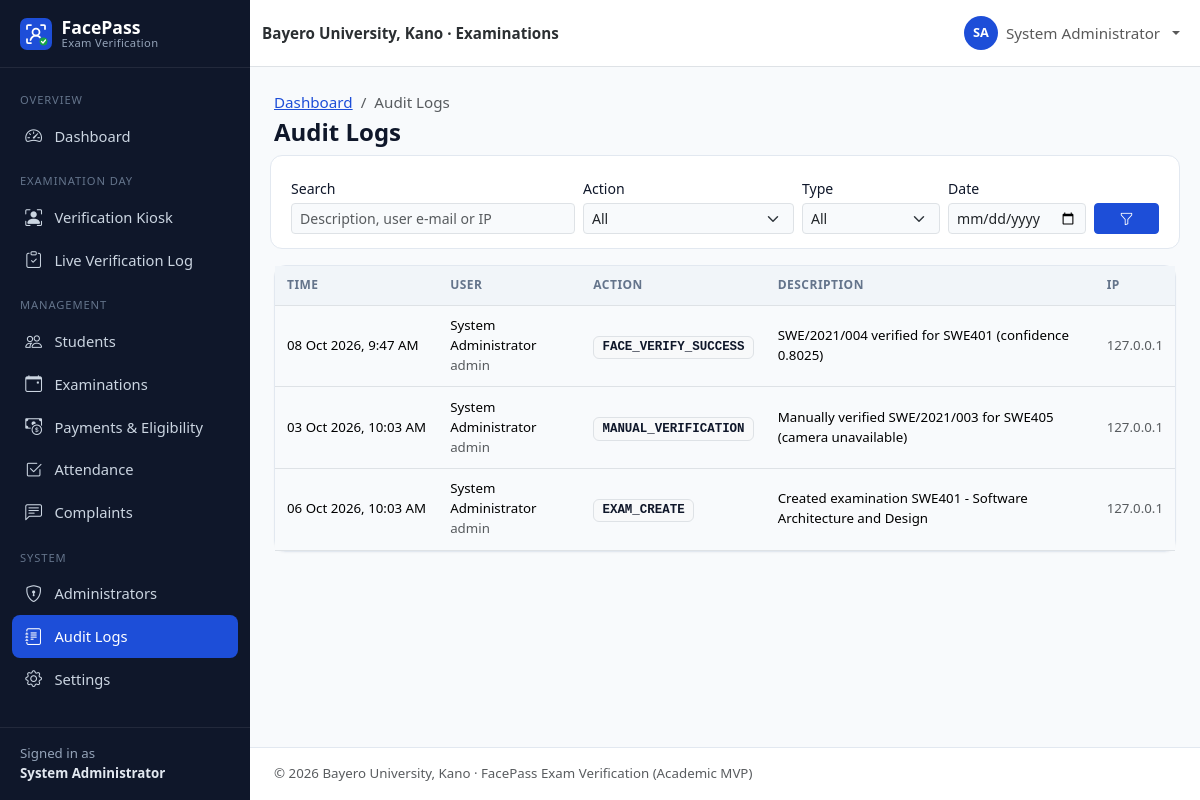
The app's page /admin/audit-logs.php (signed in) with its own data.
### tables this page shows
CREATE TABLE users (
    id               INT UNSIGNED NOT NULL AUTO_INCREMENT,
    student_id       VARCHAR(30)  NULL,                 
    first_name       VARCHAR(60)  NOT NULL,
    last_name        VARCHAR(60)  NOT NULL,
    email            VARCHAR(120) NOT NULL,
    phone            VARCHAR(20)  NULL,
    password         VARCHAR(255) NOT NULL,             
    role             ENUM('admin','student') NOT NULL DEFAULT 'student',
    department       VARCHAR(100) NULL,
    level            VARCHAR(10)  NULL,                 
    faculty          VARCHAR(100) NULL,
    face_registered  TINYINT(1)   NOT NULL DEFAULT 0,
    account_status   ENUM('active','inactive','suspended') NOT NULL DEFAULT 'active',
    created_at       TIMESTAMP    NOT NULL DEFAULT CURRENT_TIMESTAMP,
    updated_at       TIMESTAMP    NOT NULL DEFAULT CURRENT_TIMESTAMP ON UPDATE CURRENT_TIMESTAMP,
    PRIMARY KEY (id),
    UNIQUE KEY uq_users_student_id (student_id),
    UNIQUE KEY uq_users_email (email),
    KEY idx_users_role (role),
    KEY idx_users_dept_level (department, level),
    KEY idx_users_status (account_status)
);

CREATE TABLE audit_logs (
    id           BIGINT UNSIGNED NOT NULL AUTO_INCREMENT,
    user_id      INT UNSIGNED NULL,                     
    action       VARCHAR(50)  NOT NULL,                 
    description  TEXT         NULL,
    ip_address   VARCHAR(45)  NULL,
    created_at   TIMESTAMP    NOT NULL DEFAULT CURRENT_TIMESTAMP,
    PRIMARY KEY (id),
    KEY idx_audit_action (action),
    KEY idx_audit_created (created_at),
    KEY idx_audit_ip_action (ip_address, action, created_at),
    CONSTRAINT fk_audit_user FOREIGN KEY (user_id)
        REFERENCES users (id) ON DELETE SET NULL ON UPDATE CASCADE
);

### includes/functions.php (called while the page is built, shortened)
<?php
function e($value): string
{
    return htmlspecialchars((string) ($value ?? ''), ENT_QUOTES | ENT_SUBSTITUTE, 'UTF-8');
}
function base_url(): string
{
    static $base = null;
    if ($base !== null) {
        return $base;
    }
    $docRoot = realpath($_SERVER['DOCUMENT_ROOT'] ?? '') ?: '';
    $root = realpath(ROOT_PATH) ?: ROOT_PATH;
    $docRoot = str_replace('\\', '/', $docRoot);
    $root = str_replace('\\', '/', $root);
    $relative = '';
    if ($docRoot !== '' && stripos($root, $docRoot) === 0) {
        $relative = trim(substr($root, strlen($docRoot)), '/');
    }
    $base = $relative === '' ? '' : '/' . $relative;
    return $base;
}
function url(string $path = ''): string
{
    return base_url() . '/' . ltrim($path, '/');
}
function get_str(string $key, int $maxLen = 100): string
{
    $value = $_GET[$key] ?? '';
    return is_string($value) ? mb_substr(trim($value), 0, $maxLen) : '';
}
function get_int(string $key, int $default = 0): int
{
    $value = filter_var($_GET[$key] ?? null, FILTER_VALIDATE_INT);
    return $value === false || $value === null ? $default : $value;
}
function full_name(array $row): string
{
    return trim(($row['first_name'] ?? '') . ' ' . ($row['last_name'] ?? ''));
}
function fmt_datetime(?string $dt): string
{
    return $dt ? date('d M Y, g:i A', strtotime($dt)) : '—';
}
function paginate(int $total, int $perPage = 15): array
{
    $pages = max(1, (int) ceil($total / $perPage));
    $page = min(max(1, get_int('page', 1)), $pages);
    return [$page, $perPage, ($page - 1) * $perPage, $pages];
}

### config/database.php (called while the page is built, shortened)
<?php
function db(): PDO
{
    static $pdo = null;
    if ($pdo === null) {
        $dsn = sprintf(
            'mysql:host=%s;port=%s;dbname=%s;charset=utf8mb4',
            DB_HOST,
            DB_PORT,
            DB_NAME
        );
        $pdo = new PDO($dsn, DB_USER, DB_PASS, [
            PDO::ATTR_ERRMODE            => PDO::ERRMODE_EXCEPTION,
            PDO::ATTR_DEFAULT_FETCH_MODE => PDO::FETCH_ASSOC,
            PDO::ATTR_EMULATE_PREPARES   => false,
        ]);
        $offset = (new DateTime('now', new DateTimeZone(APP_TIMEZONE)))->format('P');
        $stmt = $pdo->prepare('SET time_zone = ?');
        $stmt->execute([$offset]);
    }
    return $pdo;
}

### includes/auth.php (called while the page is built, shortened)
<?php
function current_user(): ?array
{
    static $user = false;
    if ($user !== false) {
        return $user;
    }
    $user = null;
    if (!empty($_SESSION['user_id'])) {
        $stmt = db()->prepare('SELECT * FROM users WHERE id = ?');
        $stmt->execute([(int) $_SESSION['user_id']]);
        $row = $stmt->fetch();
        if ($row && $row['account_status'] === 'active' && $row['role'] === ($_SESSION['role'] ?? '')) {
            $user = $row;
        } else {
            logout_user();
        }
    }
    return $user;
}
function requireLogin(): array
{
    $user = current_user();
    return $user;
}
function requireAdmin(): array
{
    $user = requireLogin();
    return $user;
}

### admin/audit-logs.php (the view, shortened to what this page needs)
<?php
require_once __DIR__ . '/../includes/bootstrap.php';
requireAdmin();
$pdo = db();
$q = get_str('q');
$action = get_str('action', 50);
$type = get_str('type', 20);
$date = get_str('date', 10);
$where = ['1=1'];
$params = [];
$whereSql = implode(' AND ', $where);
$from = 'FROM audit_logs l LEFT JOIN users u ON u.id = l.user_id';
$stmt = $pdo->prepare("SELECT COUNT(*) $from WHERE $whereSql");
$stmt->execute($params);
[$page, $perPage, $offset, $pages] = paginate((int) $stmt->fetchColumn(), 25);
$stmt = $pdo->prepare("SELECT l.*, u.first_name, u.last_name, u.role $from WHERE $whereSql ORDER BY l.id DESC LIMIT $perPage OFFSET $offset");
$stmt->execute($params);
$logs = $stmt->fetchAll();
$actions = $pdo->query('SELECT DISTINCT action FROM audit_logs ORDER BY action')->fetchAll(PDO::FETCH_COLUMN);
$pageTitle = 'Audit Logs';
$breadcrumbs = ['Dashboard' => 'admin/dashboard.php', 'Audit Logs' => null];
require __DIR__ . '/../includes/header.php';
?>
<form class="filter-bar row g-2 align-items-end" method="get">
    <div class="col-md-4"><label class="form-label small mb-1" for="q">Search</label>
        <input type="search" class="form-control form-control-sm" id="q" name="q" value="<?= e($q) ?>" placeholder="Description, user e-mail or IP"></div>
    <div class="col-md-3"><label class="form-label small mb-1" for="action">Action</label>
        <select class="form-select form-select-sm" id="action" name="action" data-autosubmit><option value="">All</option>
            <?php foreach ($actions as $a): ?><option <?= $action === $a ? 'selected' : '' ?>><?= e($a) ?></option><?php endforeach; ?></select></div>
    <div class="col-md-2"><label class="form-label small mb-1" for="type">Type</label>
        <select class="form-select form-select-sm" id="type" name="type" data-autosubmit><option value="">All</option>
            <option value="verification" <?= $type === 'verification' ? 'selected' : '' ?>>Verification attempts</option></select></div>
    <div class="col-md-2"><label class="form-label small mb-1" for="date">Date</label>
        <input type="date" class="form-control form-control-sm" id="date" name="date" value="<?= e($date) ?>"></div>
    <div class="col-md-1"><button class="btn btn-sm btn-primary w-100"><i class="bi bi-funnel"></i></button></div>
</form>
<div class="card">
    <div class="table-responsive">
        <table class="table table-sm table-hover align-middle table-card">
            <thead><tr><th>Time</th><th>User</th><th>Action</th><th>Description</th><th>IP</th></tr></thead>
            <tbody>
            <?php foreach ($logs as $l): ?>
                <tr>
                    <td class="small text-nowrap"><?= e(fmt_datetime($l['created_at'])) ?></td>
                    <td class="small"><?= $l['first_name'] ? e(full_name($l)) . '<br><span class="text-muted">' . e($l['role']) . '</span>' : '<span class="text-muted">—</span>' ?></td>
                    <td><span class="audit-action badge bg-light text-dark border"><?= e($l['action']) ?></span></td>
                    <td class="small"><?= e($l['description']) ?></td>
                    <td class="small text-muted"><?= e($l['ip_address']) ?></td>
                </tr>
            <?php endforeach; ?>
            </tbody>
        </table>
    </div>
</div>
<?php require __DIR__ . '/../includes/footer.php'; ?>

### includes/header.php (shortened to what this page needs)
<?php
$pageTitle = $pageTitle ?? APP_NAME;
$layout = $layout ?? 'app';
$breadcrumbs = $breadcrumbs ?? [];
$bodyClass = $bodyClass ?? '';
$user = current_user();
$role = $user['role'] ?? null;
?>
<!doctype html>
<html lang="en">
<head>
    <link rel="stylesheet" href="<?= e(url('assets/vendor/bootstrap/bootstrap.min.css')) ?>">
    <link rel="stylesheet" href="<?= e(url('assets/vendor/bootstrap-icons/bootstrap-icons.min.css')) ?>">
    <link rel="stylesheet" href="<?= e(url('assets/css/style.css')) ?>">
    <?php if ($role === 'admin'): ?>
        <link rel="stylesheet" href="<?= e(url('assets/css/admin.css')) ?>">
    <?php elseif ($role === 'student'): ?>
        <link rel="stylesheet" href="<?= e(url('assets/css/student.css')) ?>">
    <?php endif; ?>
</head>
<body class="<?= e(trim("layout-$layout $bodyClass")) ?>">
<?php if ($layout === 'app' && $user): ?>
<div class="app-shell">
    <?php require __DIR__ . '/sidebar.php'; ?>
    <div class="app-main">
        <nav class="navbar navbar-expand bg-white border-bottom app-topbar sticky-top">
            <div class="container-fluid">
                <span class="navbar-text fw-semibold text-secondary-emphasis d-none d-sm-inline">
                    <?= e(INSTITUTION_NAME) ?> · Examinations
                </span>
                <ul class="navbar-nav ms-auto align-items-center">
                    <li class="nav-item dropdown">
                        <a class="nav-link dropdown-toggle d-flex align-items-center gap-2" href="#" role="button"
                           data-bs-toggle="dropdown" aria-expanded="false">
                            <span class="avatar-circle"><?= e(strtoupper(substr($user['first_name'], 0, 1) . substr($user['last_name'], 0, 1))) ?></span>
                            <span class="d-none d-md-inline"><?= e(full_name($user)) ?></span>
                        </a>
                    </li>
                </ul>
            </div>
        </nav>
        <main class="app-content container-fluid">
            <div class="d-flex flex-wrap justify-content-between align-items-center mb-3 gap-2">
                <div>
                    <?php if ($breadcrumbs): ?>
                        <nav aria-label="breadcrumb">
                            <ol class="breadcrumb small mb-1">
                                <?php foreach ($breadcrumbs as $label => $link): ?>
                                    <?php if ($link): ?>
                                        <li class="breadcrumb-item"><a href="<?= e(url($link)) ?>"><?= e($label) ?></a></li>
                                    <?php else: ?>
                                        <li class="breadcrumb-item active" aria-current="page"><?= e($label) ?></li>
                                    <?php endif; ?>
                                <?php endforeach; ?>
                            </ol>
                        </nav>
                    <?php endif; ?>
                    <h1 class="h4 mb-0 page-title"><?= e($pageTitle) ?></h1>
                </div>
            </div>
<?php else: ?>
<main class="plain-content">
<?php endif; ?>

### includes/sidebar.php (shortened to what this page needs)
<?php
$current = str_replace('\\', '/', $_SERVER['SCRIPT_NAME'] ?? '');
if (($user['role'] ?? '') === 'admin') {
    $menu = [
        'Overview' => [
            ['admin/dashboard.php', 'bi-speedometer2', 'Dashboard'],
        ],
        'Examination Day' => [
            ['verification/index.php', 'bi-person-bounding-box', 'Verification Kiosk'],
            ['verification/result.php', 'bi-clipboard-check', 'Live Verification Log'],
        ],
        'Management' => [
            ['admin/students.php', 'bi-people', 'Students'],
            ['admin/examinations.php', 'bi-calendar-event', 'Examinations'],
            ['admin/payments.php', 'bi-cash-coin', 'Payments & Eligibility'],
            ['admin/attendance.php', 'bi-check2-square', 'Attendance'],
            ['admin/complaints.php', 'bi-chat-left-text', 'Complaints'],
        ],
        'System' => [
            ['admin/users.php', 'bi-shield-lock', 'Administrators'],
            ['admin/audit-logs.php', 'bi-journal-text', 'Audit Logs'],
            ['admin/settings.php', 'bi-gear', 'Settings'],
        ],
    ];
    $aliases = [
        'admin/student-view.php' => 'admin/students.php',
        'admin/enroll-face.php' => 'admin/students.php',
        'auth/register.php' => 'admin/students.php',
        'admin/examination-create.php' => 'admin/examinations.php',
    ];
}
$isActive = function (string $path) use ($current, $aliases): bool {
    foreach ($aliases as $child => $parent) {
        if ($parent === $path && str_ends_with($current, '/' . $child)) {
            return true;
        }
    }
    return str_ends_with($current, '/' . $path);
};
?>
<aside class="offcanvas-lg offcanvas-start app-sidebar" tabindex="-1" id="appSidebar" aria-labelledby="appSidebarLabel">
    <div class="offcanvas-body flex-column p-0">
        <div class="sidebar-desktop-brand d-none d-lg-block">
            <a class="sidebar-brand" href="<?= e(url('index.php')) ?>">
                <img src="<?= e(url('assets/images/logo.svg')) ?>" alt="" width="32" height="32">
                <span>FacePass<small>Exam Verification</small></span>
            </a>
        </div>
        <nav class="sidebar-nav">
            <?php foreach ($menu as $section => $items): ?>
                <div class="sidebar-section"><?= e($section) ?></div>
                <?php foreach ($items as [$path, $icon, $label]): ?>
                    <a class="sidebar-link<?= $isActive($path) ? ' active' : '' ?>" href="<?= e(url($path)) ?>">
                        <i class="bi <?= e($icon) ?>"></i><span><?= e($label) ?></span>
                    </a>
                <?php endforeach; ?>
            <?php endforeach; ?>
        </nav>
        <div class="sidebar-footer small">
            Signed in as<br><strong><?= e(full_name($user)) ?></strong>
        </div>
    </div>
</aside>

### records on screen
users: full_name($user) "System Administrator", first_name+last_name "SA"
audit_logs: created_at "08 Oct 2026, 9:47 AM", user.last_name "System Administrator", user.role "admin", action "FACE_VERIFY_SUCCESS", description "SWE/2021/004 verified for SWE401 (confidence 0.8025)", ip_address "127.0.0.1"
audit_logs: created_at "03 Oct 2026, 10:03 AM", user.last_name "System Administrator", user.role "admin", action "MANUAL_VERIFICATION", description "Manually verified SWE/2021/003 for SWE405 (camera unavailable)", ip_address "127.0.0.1"
audit_logs: created_at "06 Oct 2026, 10:03 AM", user.last_name "System Administrator", user.role "admin", action "EXAM_CREATE", description "Created examination SWE401 - Software Architecture and Design", ip_address "127.0.0.1"

### other values on screen
$section "OVERVIEW"
$label "Dashboard"
$section "EXAMINATION DAY"
$label "Verification Kiosk"
$label "Live Verification Log"
$section "MANAGEMENT"
$label "Students"
$label "Examinations"
$label "Payments & Eligibility"
$label "Attendance"
$label "Complaints"
$section "SYSTEM"
$label "Administrators"
$label "Audit Logs"
$label "Settings"
